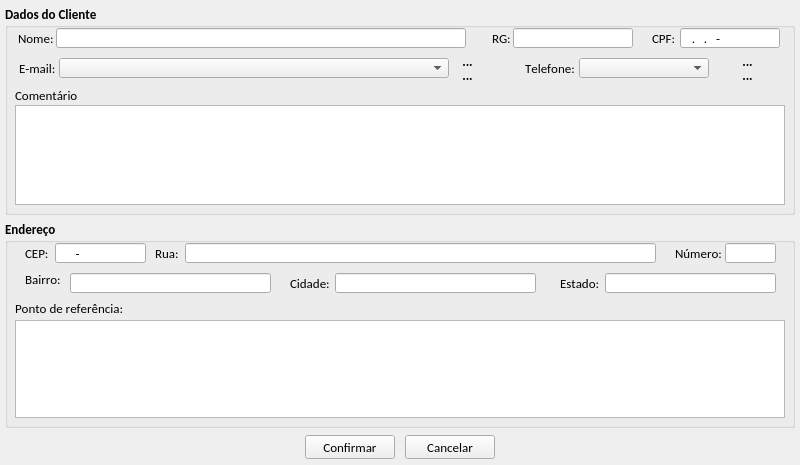
<?xml version="1.0" encoding="UTF-8"?>
<ui version="4.0">
 <class>tela_cadastro_cliente</class>
 <widget class="QMainWindow" name="tela_cadastro_cliente">
  <property name="windowModality">
   <enum>Qt::ApplicationModal</enum>
  </property>
  <property name="geometry">
   <rect>
    <x>0</x>
    <y>0</y>
    <width>800</width>
    <height>465</height>
   </rect>
  </property>
  <property name="maximumSize">
   <size>
    <width>800</width>
    <height>465</height>
   </size>
  </property>
  <property name="windowTitle">
   <string>Cadastrar novo Cliente</string>
  </property>
  <property name="windowIcon">
   <iconset resource="imagens.qrc">
    <normaloff>:/img/logo_sex.png</normaloff>:/img/logo_sex.png</iconset>
  </property>
  <widget class="QWidget" name="centralwidget">
   <widget class="QGroupBox" name="gb_dados_cliente">
    <property name="geometry">
     <rect>
      <x>5</x>
      <y>5</y>
      <width>790</width>
      <height>210</height>
     </rect>
    </property>
    <property name="font">
     <font>
      <family>Calibri</family>
      <pointsize>10</pointsize>
      <weight>75</weight>
      <bold>true</bold>
      <kerning>false</kerning>
     </font>
    </property>
    <property name="title">
     <string>Dados do Cliente</string>
    </property>
    <widget class="QLabel" name="lb_telefone">
     <property name="geometry">
      <rect>
       <x>520</x>
       <y>53</y>
       <width>50</width>
       <height>20</height>
      </rect>
     </property>
     <property name="font">
      <font>
       <family>Calibri</family>
       <pointsize>10</pointsize>
       <weight>50</weight>
       <bold>false</bold>
       <kerning>false</kerning>
      </font>
     </property>
     <property name="text">
      <string>Telefone:</string>
     </property>
    </widget>
    <widget class="QComboBox" name="cb_telefone">
     <property name="geometry">
      <rect>
       <x>574</x>
       <y>53</y>
       <width>130</width>
       <height>20</height>
      </rect>
     </property>
     <property name="maximumSize">
      <size>
       <width>16777215</width>
       <height>20</height>
      </size>
     </property>
     <property name="font">
      <font>
       <family>Calibri</family>
       <pointsize>10</pointsize>
       <weight>50</weight>
       <bold>false</bold>
       <kerning>false</kerning>
      </font>
     </property>
     <property name="editable">
      <bool>false</bool>
     </property>
    </widget>
    <widget class="QLabel" name="lb_nome">
     <property name="geometry">
      <rect>
       <x>13</x>
       <y>23</y>
       <width>39</width>
       <height>20</height>
      </rect>
     </property>
     <property name="maximumSize">
      <size>
       <width>40</width>
       <height>20</height>
      </size>
     </property>
     <property name="font">
      <font>
       <family>Calibri</family>
       <pointsize>10</pointsize>
       <weight>50</weight>
       <bold>false</bold>
       <kerning>false</kerning>
      </font>
     </property>
     <property name="text">
      <string>Nome:</string>
     </property>
    </widget>
    <widget class="QLineEdit" name="le_nome">
     <property name="geometry">
      <rect>
       <x>51</x>
       <y>23</y>
       <width>410</width>
       <height>20</height>
      </rect>
     </property>
     <property name="sizePolicy">
      <sizepolicy hsizetype="Fixed" vsizetype="Fixed">
       <horstretch>0</horstretch>
       <verstretch>0</verstretch>
      </sizepolicy>
     </property>
     <property name="minimumSize">
      <size>
       <width>410</width>
       <height>20</height>
      </size>
     </property>
     <property name="maximumSize">
      <size>
       <width>500</width>
       <height>20</height>
      </size>
     </property>
     <property name="font">
      <font>
       <family>Calibri</family>
       <pointsize>10</pointsize>
       <weight>50</weight>
       <bold>false</bold>
       <kerning>false</kerning>
      </font>
     </property>
     <property name="text">
      <string/>
     </property>
     <property name="maxLength">
      <number>60</number>
     </property>
     <property name="readOnly">
      <bool>false</bool>
     </property>
    </widget>
    <widget class="QLabel" name="lb_cpf">
     <property name="geometry">
      <rect>
       <x>647</x>
       <y>23</y>
       <width>27</width>
       <height>20</height>
      </rect>
     </property>
     <property name="font">
      <font>
       <family>Calibri</family>
       <pointsize>10</pointsize>
       <weight>50</weight>
       <bold>false</bold>
       <kerning>false</kerning>
      </font>
     </property>
     <property name="text">
      <string>CPF:</string>
     </property>
    </widget>
    <widget class="QLineEdit" name="le_cpf">
     <property name="geometry">
      <rect>
       <x>675</x>
       <y>23</y>
       <width>100</width>
       <height>20</height>
      </rect>
     </property>
     <property name="sizePolicy">
      <sizepolicy hsizetype="Fixed" vsizetype="Fixed">
       <horstretch>0</horstretch>
       <verstretch>0</verstretch>
      </sizepolicy>
     </property>
     <property name="minimumSize">
      <size>
       <width>100</width>
       <height>20</height>
      </size>
     </property>
     <property name="maximumSize">
      <size>
       <width>100</width>
       <height>20</height>
      </size>
     </property>
     <property name="font">
      <font>
       <family>Calibri</family>
       <pointsize>10</pointsize>
       <weight>50</weight>
       <bold>false</bold>
       <kerning>false</kerning>
      </font>
     </property>
     <property name="inputMask">
      <string>000.000.000-00; </string>
     </property>
     <property name="text">
      <string>..-</string>
     </property>
     <property name="maxLength">
      <number>14</number>
     </property>
     <property name="readOnly">
      <bool>false</bool>
     </property>
    </widget>
    <widget class="QLabel" name="lb_rg">
     <property name="geometry">
      <rect>
       <x>487</x>
       <y>23</y>
       <width>20</width>
       <height>20</height>
      </rect>
     </property>
     <property name="font">
      <font>
       <family>Calibri</family>
       <pointsize>10</pointsize>
       <weight>50</weight>
       <bold>false</bold>
       <kerning>false</kerning>
      </font>
     </property>
     <property name="text">
      <string>RG:</string>
     </property>
    </widget>
    <widget class="QLineEdit" name="le_rg">
     <property name="geometry">
      <rect>
       <x>508</x>
       <y>23</y>
       <width>120</width>
       <height>20</height>
      </rect>
     </property>
     <property name="minimumSize">
      <size>
       <width>120</width>
       <height>20</height>
      </size>
     </property>
     <property name="maximumSize">
      <size>
       <width>120</width>
       <height>20</height>
      </size>
     </property>
     <property name="font">
      <font>
       <family>Calibri</family>
       <pointsize>10</pointsize>
       <weight>50</weight>
       <bold>false</bold>
       <kerning>false</kerning>
      </font>
     </property>
     <property name="text">
      <string/>
     </property>
     <property name="maxLength">
      <number>15</number>
     </property>
     <property name="cursorPosition">
      <number>0</number>
     </property>
     <property name="readOnly">
      <bool>false</bool>
     </property>
    </widget>
    <widget class="QLabel" name="lb_email">
     <property name="geometry">
      <rect>
       <x>14</x>
       <y>53</y>
       <width>40</width>
       <height>20</height>
      </rect>
     </property>
     <property name="font">
      <font>
       <family>Calibri</family>
       <pointsize>10</pointsize>
       <weight>50</weight>
       <bold>false</bold>
       <kerning>false</kerning>
      </font>
     </property>
     <property name="text">
      <string>E-mail:</string>
     </property>
    </widget>
    <widget class="QComboBox" name="cb_email">
     <property name="geometry">
      <rect>
       <x>54</x>
       <y>53</y>
       <width>390</width>
       <height>20</height>
      </rect>
     </property>
     <property name="maximumSize">
      <size>
       <width>450</width>
       <height>20</height>
      </size>
     </property>
     <property name="sizeIncrement">
      <size>
       <width>450</width>
       <height>20</height>
      </size>
     </property>
     <property name="font">
      <font>
       <family>Calibri</family>
       <pointsize>10</pointsize>
       <weight>50</weight>
       <bold>false</bold>
       <kerning>false</kerning>
      </font>
     </property>
     <property name="editable">
      <bool>false</bool>
     </property>
     <property name="maxCount">
      <number>60</number>
     </property>
    </widget>
    <widget class="QLabel" name="lb_comentario">
     <property name="geometry">
      <rect>
       <x>10</x>
       <y>80</y>
       <width>71</width>
       <height>20</height>
      </rect>
     </property>
     <property name="font">
      <font>
       <family>Calibri</family>
       <pointsize>10</pointsize>
       <weight>50</weight>
       <bold>false</bold>
       <kerning>false</kerning>
      </font>
     </property>
     <property name="text">
      <string>Comentário</string>
     </property>
    </widget>
    <widget class="QTextEdit" name="te_comentario">
     <property name="geometry">
      <rect>
       <x>10</x>
       <y>100</y>
       <width>770</width>
       <height>100</height>
      </rect>
     </property>
     <property name="font">
      <font>
       <weight>50</weight>
       <bold>false</bold>
      </font>
     </property>
     <property name="readOnly">
      <bool>false</bool>
     </property>
    </widget>
    <widget class="QToolButton" name="tb_mais_email">
     <property name="geometry">
      <rect>
       <x>450</x>
       <y>49</y>
       <width>25</width>
       <height>15</height>
      </rect>
     </property>
     <property name="text">
      <string>...</string>
     </property>
     <property name="icon">
      <iconset resource="imagens.qrc">
       <normaloff>:/img/mais.png</normaloff>:/img/mais.png</iconset>
     </property>
     <property name="iconSize">
      <size>
       <width>12</width>
       <height>12</height>
      </size>
     </property>
     <property name="autoRaise">
      <bool>true</bool>
     </property>
     <property name="arrowType">
      <enum>Qt::NoArrow</enum>
     </property>
    </widget>
    <widget class="QToolButton" name="tb_menos_email">
     <property name="geometry">
      <rect>
       <x>450</x>
       <y>63</y>
       <width>25</width>
       <height>15</height>
      </rect>
     </property>
     <property name="text">
      <string>...</string>
     </property>
     <property name="icon">
      <iconset resource="imagens.qrc">
       <normaloff>:/img/menos.png</normaloff>:/img/menos.png</iconset>
     </property>
     <property name="iconSize">
      <size>
       <width>12</width>
       <height>12</height>
      </size>
     </property>
     <property name="autoRaise">
      <bool>true</bool>
     </property>
    </widget>
    <widget class="QToolButton" name="tb_mais_telefone">
     <property name="geometry">
      <rect>
       <x>730</x>
       <y>49</y>
       <width>25</width>
       <height>15</height>
      </rect>
     </property>
     <property name="text">
      <string>...</string>
     </property>
     <property name="icon">
      <iconset resource="imagens.qrc">
       <normaloff>:/img/mais.png</normaloff>:/img/mais.png</iconset>
     </property>
     <property name="iconSize">
      <size>
       <width>12</width>
       <height>12</height>
      </size>
     </property>
     <property name="autoRaise">
      <bool>true</bool>
     </property>
     <property name="arrowType">
      <enum>Qt::NoArrow</enum>
     </property>
    </widget>
    <widget class="QToolButton" name="tb_menos_telefone">
     <property name="geometry">
      <rect>
       <x>730</x>
       <y>63</y>
       <width>25</width>
       <height>15</height>
      </rect>
     </property>
     <property name="text">
      <string>...</string>
     </property>
     <property name="icon">
      <iconset resource="imagens.qrc">
       <normaloff>:/img/menos.png</normaloff>:/img/menos.png</iconset>
     </property>
     <property name="iconSize">
      <size>
       <width>12</width>
       <height>12</height>
      </size>
     </property>
     <property name="autoRaise">
      <bool>true</bool>
     </property>
    </widget>
   </widget>
   <widget class="QGroupBox" name="gb_endereo">
    <property name="geometry">
     <rect>
      <x>5</x>
      <y>220</y>
      <width>790</width>
      <height>208</height>
     </rect>
    </property>
    <property name="font">
     <font>
      <family>Calibri</family>
      <pointsize>10</pointsize>
      <weight>75</weight>
      <bold>true</bold>
      <kerning>false</kerning>
     </font>
    </property>
    <property name="title">
     <string>Endereço</string>
    </property>
    <widget class="QLineEdit" name="le_cep">
     <property name="geometry">
      <rect>
       <x>50</x>
       <y>23</y>
       <width>91</width>
       <height>20</height>
      </rect>
     </property>
     <property name="maximumSize">
      <size>
       <width>100</width>
       <height>20</height>
      </size>
     </property>
     <property name="font">
      <font>
       <family>Calibri</family>
       <pointsize>10</pointsize>
       <weight>50</weight>
       <bold>false</bold>
       <kerning>false</kerning>
      </font>
     </property>
     <property name="inputMask">
      <string>000000-00; </string>
     </property>
     <property name="text">
      <string>-</string>
     </property>
     <property name="frame">
      <bool>true</bool>
     </property>
     <property name="cursorPosition">
      <number>0</number>
     </property>
     <property name="readOnly">
      <bool>false</bool>
     </property>
    </widget>
    <widget class="QLabel" name="lb_cep">
     <property name="geometry">
      <rect>
       <x>20</x>
       <y>23</y>
       <width>27</width>
       <height>20</height>
      </rect>
     </property>
     <property name="font">
      <font>
       <family>Calibri</family>
       <pointsize>10</pointsize>
       <weight>50</weight>
       <bold>false</bold>
       <kerning>false</kerning>
      </font>
     </property>
     <property name="text">
      <string>CEP:</string>
     </property>
    </widget>
    <widget class="QLabel" name="lb_rua">
     <property name="geometry">
      <rect>
       <x>150</x>
       <y>23</y>
       <width>31</width>
       <height>20</height>
      </rect>
     </property>
     <property name="font">
      <font>
       <family>Calibri</family>
       <pointsize>10</pointsize>
       <weight>50</weight>
       <bold>false</bold>
       <kerning>false</kerning>
      </font>
     </property>
     <property name="text">
      <string>Rua:</string>
     </property>
    </widget>
    <widget class="QLineEdit" name="le_rua">
     <property name="geometry">
      <rect>
       <x>180</x>
       <y>23</y>
       <width>471</width>
       <height>20</height>
      </rect>
     </property>
     <property name="font">
      <font>
       <pointsize>10</pointsize>
       <weight>50</weight>
       <bold>false</bold>
       <kerning>false</kerning>
      </font>
     </property>
     <property name="text">
      <string/>
     </property>
     <property name="maxLength">
      <number>50</number>
     </property>
     <property name="readOnly">
      <bool>false</bool>
     </property>
    </widget>
    <widget class="QLabel" name="lb_numero">
     <property name="geometry">
      <rect>
       <x>670</x>
       <y>23</y>
       <width>51</width>
       <height>20</height>
      </rect>
     </property>
     <property name="font">
      <font>
       <family>Calibri</family>
       <pointsize>10</pointsize>
       <weight>50</weight>
       <bold>false</bold>
       <kerning>false</kerning>
      </font>
     </property>
     <property name="text">
      <string>Número:</string>
     </property>
    </widget>
    <widget class="QLineEdit" name="le_numero">
     <property name="geometry">
      <rect>
       <x>720</x>
       <y>23</y>
       <width>51</width>
       <height>20</height>
      </rect>
     </property>
     <property name="font">
      <font>
       <pointsize>10</pointsize>
       <weight>50</weight>
       <bold>false</bold>
       <kerning>false</kerning>
      </font>
     </property>
     <property name="text">
      <string/>
     </property>
     <property name="maxLength">
      <number>5</number>
     </property>
     <property name="readOnly">
      <bool>false</bool>
     </property>
    </widget>
    <widget class="QLabel" name="lb_bairro">
     <property name="geometry">
      <rect>
       <x>20</x>
       <y>53</y>
       <width>46</width>
       <height>13</height>
      </rect>
     </property>
     <property name="font">
      <font>
       <weight>50</weight>
       <bold>false</bold>
       <kerning>false</kerning>
      </font>
     </property>
     <property name="text">
      <string>Bairro:</string>
     </property>
    </widget>
    <widget class="QLineEdit" name="le_bairro">
     <property name="geometry">
      <rect>
       <x>65</x>
       <y>53</y>
       <width>201</width>
       <height>20</height>
      </rect>
     </property>
     <property name="font">
      <font>
       <pointsize>10</pointsize>
       <weight>50</weight>
       <bold>false</bold>
       <kerning>false</kerning>
      </font>
     </property>
     <property name="text">
      <string/>
     </property>
     <property name="maxLength">
      <number>40</number>
     </property>
     <property name="readOnly">
      <bool>false</bool>
     </property>
    </widget>
    <widget class="QLabel" name="lb_cidade">
     <property name="geometry">
      <rect>
       <x>285</x>
       <y>53</y>
       <width>46</width>
       <height>21</height>
      </rect>
     </property>
     <property name="font">
      <font>
       <family>Calibri</family>
       <pointsize>10</pointsize>
       <weight>50</weight>
       <bold>false</bold>
       <kerning>false</kerning>
      </font>
     </property>
     <property name="text">
      <string>Cidade:</string>
     </property>
    </widget>
    <widget class="QLineEdit" name="le_cidade">
     <property name="geometry">
      <rect>
       <x>330</x>
       <y>53</y>
       <width>201</width>
       <height>20</height>
      </rect>
     </property>
     <property name="font">
      <font>
       <pointsize>10</pointsize>
       <weight>50</weight>
       <bold>false</bold>
       <kerning>false</kerning>
      </font>
     </property>
     <property name="text">
      <string/>
     </property>
     <property name="maxLength">
      <number>40</number>
     </property>
     <property name="cursorPosition">
      <number>0</number>
     </property>
     <property name="readOnly">
      <bool>false</bool>
     </property>
    </widget>
    <widget class="QLabel" name="lb_estado">
     <property name="geometry">
      <rect>
       <x>555</x>
       <y>53</y>
       <width>46</width>
       <height>20</height>
      </rect>
     </property>
     <property name="font">
      <font>
       <family>Calibri</family>
       <pointsize>10</pointsize>
       <weight>50</weight>
       <bold>false</bold>
       <kerning>false</kerning>
      </font>
     </property>
     <property name="text">
      <string>Estado:</string>
     </property>
    </widget>
    <widget class="QLineEdit" name="le_estado">
     <property name="geometry">
      <rect>
       <x>600</x>
       <y>53</y>
       <width>171</width>
       <height>20</height>
      </rect>
     </property>
     <property name="font">
      <font>
       <pointsize>10</pointsize>
       <weight>50</weight>
       <bold>false</bold>
       <kerning>false</kerning>
      </font>
     </property>
     <property name="text">
      <string/>
     </property>
     <property name="readOnly">
      <bool>false</bool>
     </property>
    </widget>
    <widget class="QLabel" name="lb_ponto_refe">
     <property name="geometry">
      <rect>
       <x>10</x>
       <y>78</y>
       <width>131</width>
       <height>20</height>
      </rect>
     </property>
     <property name="font">
      <font>
       <family>Calibri</family>
       <pointsize>10</pointsize>
       <weight>50</weight>
       <bold>false</bold>
       <kerning>false</kerning>
      </font>
     </property>
     <property name="text">
      <string>Ponto de referência:</string>
     </property>
    </widget>
    <widget class="QTextEdit" name="te_ponto_referencia">
     <property name="geometry">
      <rect>
       <x>10</x>
       <y>100</y>
       <width>770</width>
       <height>98</height>
      </rect>
     </property>
     <property name="font">
      <font>
       <weight>50</weight>
       <bold>false</bold>
      </font>
     </property>
     <property name="readOnly">
      <bool>false</bool>
     </property>
    </widget>
    <zorder>lb_rua</zorder>
    <zorder>le_rua</zorder>
    <zorder>lb_numero</zorder>
    <zorder>le_numero</zorder>
    <zorder>lb_bairro</zorder>
    <zorder>le_bairro</zorder>
    <zorder>lb_cidade</zorder>
    <zorder>le_cidade</zorder>
    <zorder>lb_estado</zorder>
    <zorder>le_estado</zorder>
    <zorder>lb_ponto_refe</zorder>
    <zorder>te_ponto_referencia</zorder>
    <zorder>le_cep</zorder>
    <zorder>lb_cep</zorder>
   </widget>
   <widget class="QPushButton" name="btn_confirmar">
    <property name="geometry">
     <rect>
      <x>305</x>
      <y>435</y>
      <width>90</width>
      <height>24</height>
     </rect>
    </property>
    <property name="minimumSize">
     <size>
      <width>0</width>
      <height>24</height>
     </size>
    </property>
    <property name="maximumSize">
     <size>
      <width>90</width>
      <height>24</height>
     </size>
    </property>
    <property name="font">
     <font>
      <family>Calibri</family>
      <pointsize>10</pointsize>
     </font>
    </property>
    <property name="text">
     <string>Confirmar</string>
    </property>
    <property name="icon">
     <iconset resource="imagens.qrc">
      <normaloff>:/img/1345902916_camera_test.png</normaloff>:/img/1345902916_camera_test.png</iconset>
    </property>
    <property name="iconSize">
     <size>
      <width>20</width>
      <height>20</height>
     </size>
    </property>
   </widget>
   <widget class="QPushButton" name="btn_cancelar">
    <property name="geometry">
     <rect>
      <x>405</x>
      <y>435</y>
      <width>90</width>
      <height>24</height>
     </rect>
    </property>
    <property name="minimumSize">
     <size>
      <width>0</width>
      <height>24</height>
     </size>
    </property>
    <property name="maximumSize">
     <size>
      <width>90</width>
      <height>24</height>
     </size>
    </property>
    <property name="font">
     <font>
      <family>Calibri</family>
      <pointsize>10</pointsize>
     </font>
    </property>
    <property name="text">
     <string>Cancelar</string>
    </property>
    <property name="icon">
     <iconset resource="imagens.qrc">
      <normaloff>:/img/1345902747_button_cancel.png</normaloff>:/img/1345902747_button_cancel.png</iconset>
    </property>
    <property name="iconSize">
     <size>
      <width>18</width>
      <height>18</height>
     </size>
    </property>
   </widget>
  </widget>
 </widget>
 <resources>
  <include location="imagens.qrc"/>
 </resources>
 <connections/>
</ui>
